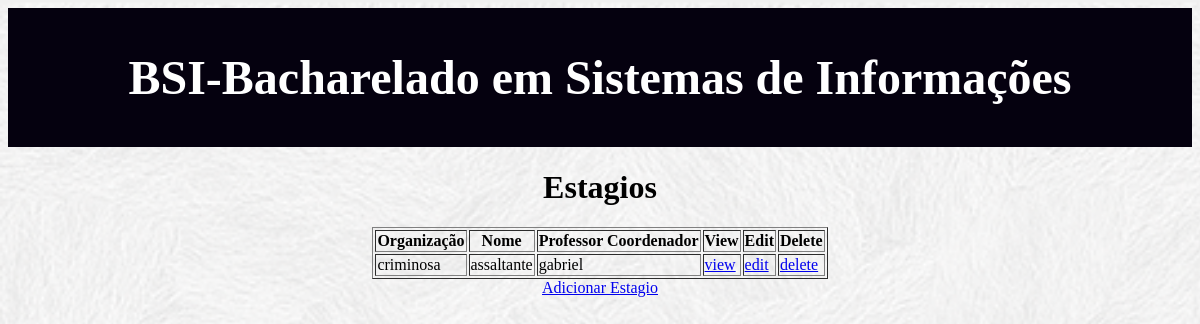
Page /bsi/estagio/ on the committed database.
### bsi/models.py (models this page shows, shortened)
class Estagio(models.Model):
    organizacao = models.CharField(max_length=100)
    nome = models.CharField(max_length=100)
    profCoordenador = models.ForeignKey(Professor, on_delete=models.SET("0"))

class Professor(models.Model):
    nome = models.CharField(max_length=100)
    username = models.CharField(max_length=100)
    senha = models.CharField(max_length=100)
    email = models.CharField(max_length=100)
    def __str__(self):
        return self.nome

### bsi/views.py (the view)
# urls.py: path('estagio/', views.EstagioList.as_view(), name='estagio_list'),
class EstagioList(ListView):
    model = models.Estagio

### bsi/templates/bsi/estagio_list.html
{% load static %}
<link rel="stylesheet" type="text/css" href="{% static 'bsi/bsi.css'%}">
<div class="page-header">
    <h1><a href="../../bsi/">BSI-Bacharelado em Sistemas de Informações</a></h1>
</div>
<center>
<h1>Estagios</h1>
<table border="1">
<thead>
    <tr>
    <th>Organização</th>
    <th>Nome</th>
    <th>Professor Coordenador</th>
    <th>View</th>
    <th>Edit</th>
    <th>Delete</th>
    </tr>
</thead>
<tbody>
    {% for estagio in object_list %}
    <tr>
    <td>{{ estagio.organizacao }}</td>
    <td>{{ estagio.nome }}</td>
    <td>{{ estagio.profCoordenador }}</td>
    <td><a href="{% url "estagio_view" estagio.id %}">view</a></td>
    <td><a href="{% url "estagio_edit" estagio.id %}">edit</a></td>
    <td><a href="{% url "estagio_delete" estagio.id %}">delete</a></td>
    </tr>
    {% endfor %}
</tbody>
</table>
<a href="{% url "estagio_new" %}">Adicionar Estagio</a>
</center>

### bsi/static/bsi/bsi.css (style rules this page uses)
.page-header { background-color: rgb(5, 1, 15); margin-top: 0; padding: 10px 10px 10px 10px; text-align: center; }
.page-header h1, .page-header h1 a, .page-header h1 a:visited, .page-header h1 a:active { color: #ffffff; font-size: 36pt; text-decoration: none; }
h1, h2, h3, h4 { font-family: 'Times', cursive; }

### rows in the picture
Estagio: organizacao "criminosa", nome "assaltante", profCoordenador "gabriel"
